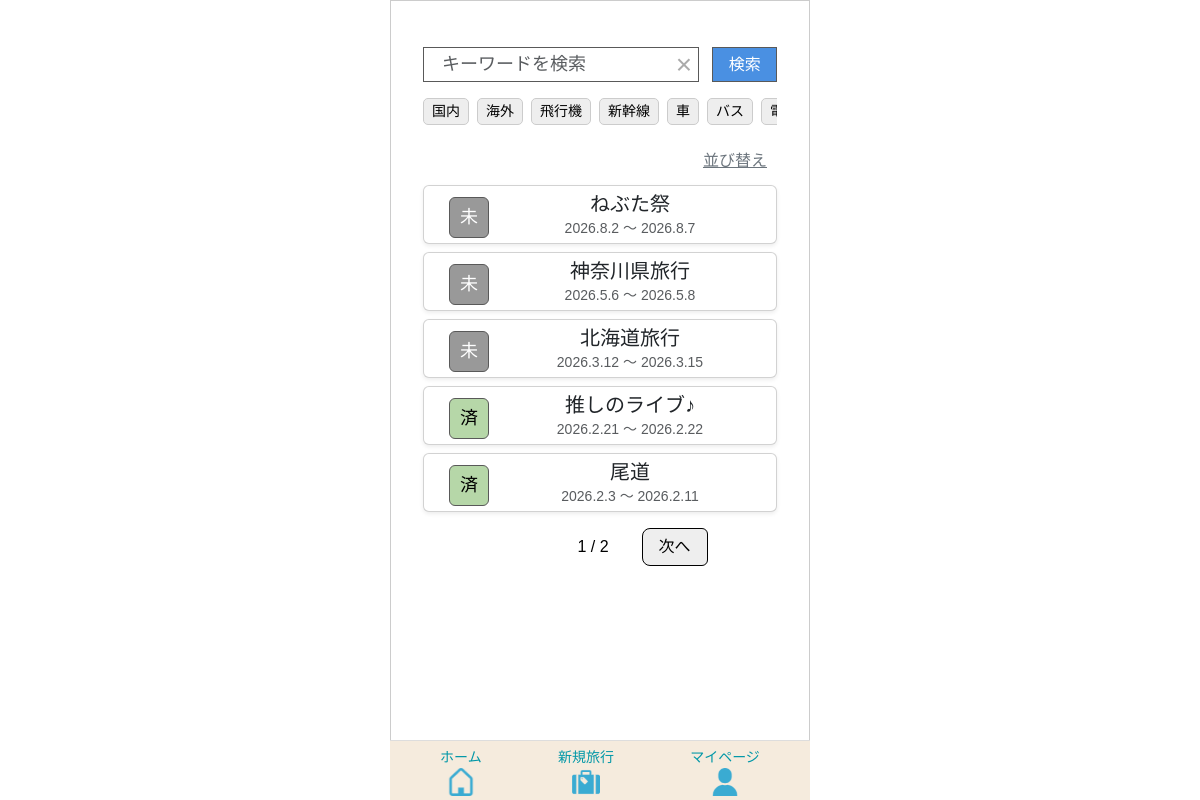
The page /tabipre/home/ (signed in) on the database as committed earlier.
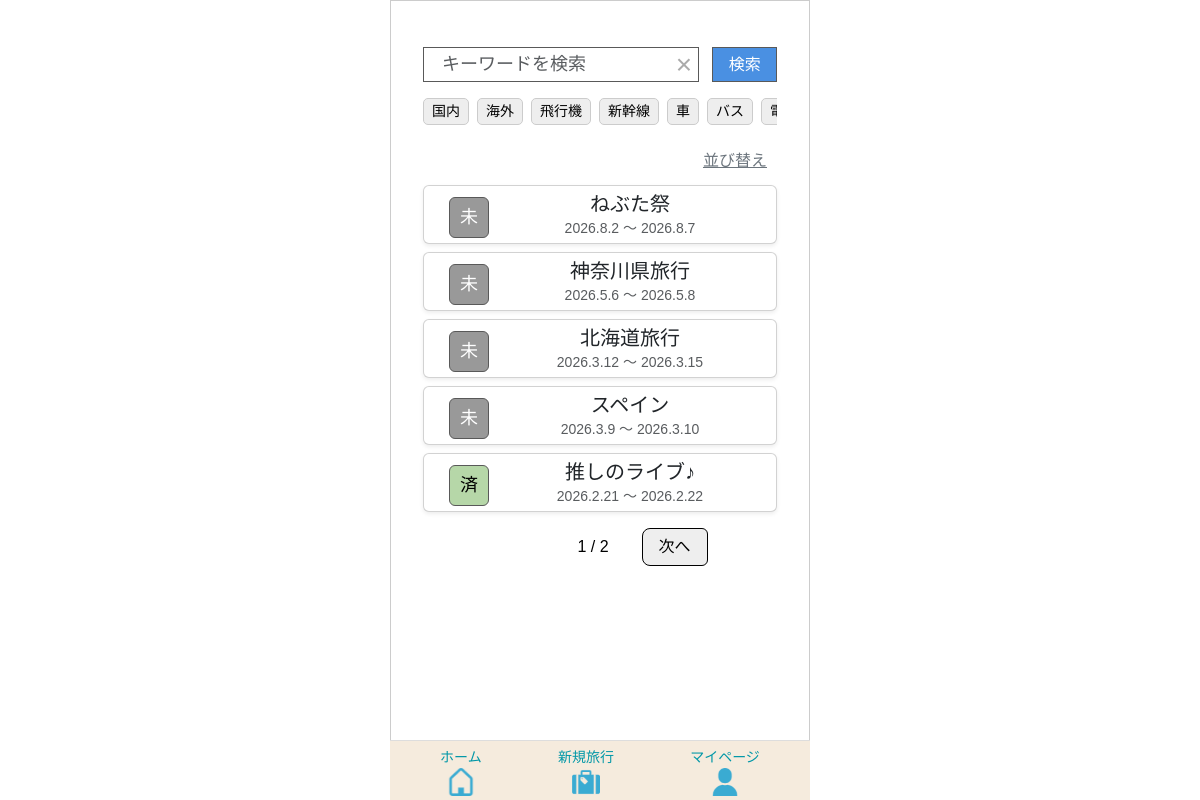
The same page on the database as committed later.
### app/models/travel.py (models this page shows, shortened)
class Transport(models.Model):
    class TransportType(models.IntegerChoices):
     AIRPLANE   = 0, _("飛行機")
     SHINKANSEN = 1, _("新幹線")
     CAR        = 2, _("車")
     BUS        = 3, _("バス")
     TRAIN      = 4, _("電車")
     OTHER      = 5, _("その他")
    transport_id = models.AutoField(
        primary_key=True,
        verbose_name=_("交通手段ID")
    )
    transport_type = models.IntegerField(
    choices=TransportType.choices,
    verbose_name=_("交通手段")
    )
    created_at = models.DateTimeField(
        auto_now_add=True,
        verbose_name=_("作成日")
    )
    updated_at = models.DateTimeField(
       auto_now=True,
        verbose_name=_("更新日")
    )
    class Meta:
        verbose_name = _("交通手段")
        verbose_name_plural = _("交通手段")

class Travel_info(models.Model):
    class StayType(models.IntegerChoices):
        DAY_TRIP = 0, _("日帰り")
        STAY     = 1, _("宿泊")
    class LocationType(models.IntegerChoices):
        DOMESTIC = 0, _("国内")
        OVERSEAS = 1, _("海外")
    class StatusType(models.IntegerChoices):
        NOT_DONE  = 0, _("未")
        COMPLETE  = 1, _("完")
        PROCESSED = 2, _("済")
    travel_info_id = models.AutoField(
        primary_key=True,
        verbose_name=_("旅行情報ID")
    )
    user = models.ForeignKey(
        settings.AUTH_USER_MODEL,
        on_delete=models.CASCADE,
        verbose_name=_("ユーザーID")
    )
    travel_title = models.CharField(
        max_length=100,
        verbose_name=_("旅行タイトル")
    )
    start_date = models.DateField(
        verbose_name=_("開始日")
    )
    end_date = models.DateField(
        verbose_name=_("終了日")
    )
    stay_type = models.IntegerField(
        choices=StayType.choices,
        verbose_name=_("宿泊タイプ")
    )
    location = models.IntegerField(
        choices=LocationType.choices,
        verbose_name=_("場所"),
    )
    memo = models.CharField(
        max_length=230,
        blank=True,
        verbose_name=_("メモ")
    )
    status = models.IntegerField(
        choices=StatusType.choices,
        default=0,
        verbose_name=_("ステータス")
    )
    transport = models.ManyToManyField(
        "Transport",
        through="Travelmode",
        verbose_name=_("交通手段")
    )
    created_at = models.DateTimeField(
        auto_now_add=True,
        verbose_name=_("作成日")
    )
    updated_at = models.DateTimeField(
       auto_now=True,
        verbose_name=_("更新日")
    )
    class Meta:
        verbose_name = _("旅行情報")
        verbose_name_plural = _("旅行情報")

### app/views/home.py (the view)
# urls.py: path('tabipre/home/', HomeView.as_view(), name='home'),
class HomeView(LoginRequiredMixin, TemplateView):
    template_name = "home/home.html"
    login_url = "/"
    def get(self, request, *args, **kwargs):
        if request.session.get("creating_travel"):
            Template.objects.filter(
                travel_info__isnull=True,
                user=request.user
            ).delete()
            request.session["creating_travel"] = False
        keyword = request.GET.get("keyword", "")
        travel_type = request.GET.getlist("travel_type")
        transport_filter = [t for t in request.GET.getlist("transport") if t]
        sort = request.GET.get("sort", "")
        travels = Travel_info.objects.filter(
            user=request.user,
            template__template_source__isnull=True
        )
        if keyword:
            travels = travels.filter(travel_title__icontains=keyword)
        if travel_type:
            travels = travels.filter(location__in=travel_type)
        if transport_filter:
            travels = travels.filter(
                transport__transport_type__in=transport_filter
            )
        today = timezone.now().date()
        completed_travel_ids = (
            TravelItem.objects
            .filter(travel_category__template__travel_info__user=request.user)
            .values("travel_category__template__travel_info")
            .annotate(
                total=Count("id"),
                done=Count("id", filter=Q(item_checked=1))
            )
            .filter(total=F("done"))
            .values_list("travel_category__template__travel_info", flat=True)
        )
        travels = travels.annotate(
            display_status=Case(
                When(end_date__lt=today, then=Value("済")),
                When(travel_info_id__in=completed_travel_ids, then=Value("完")),
                default=Value("未"),
                output_field=CharField()
            )
        )
        travels = travels.annotate(
            status_order=Case(
                When(display_status="完", then=0),
                When(display_status="未", then=1),
                When(display_status="済", then=2),
                default=3,
                output_field=IntegerField(),
            )
        )
        if sort == "title_asc":
            travels = travels.order_by("travel_title")
        elif sort == "title_desc":
            travels = travels.order_by("-travel_title")
        elif sort == "date_asc":
            travels = travels.order_by("start_date")
        elif sort == "date_desc":
            travels = travels.order_by("-start_date")
        else:
            travels = travels.order_by("status_order", "-start_date")
        paginator = Paginator(travels, 5)
        page = request.GET.get("page")
        travels_page = paginator.get_page(page)
        tags = Transport.objects.exclude(
            transport_type=Transport.TransportType.OTHER
        )
        return render(request, self.template_name, {
            "travels": travels_page,
            "keyword": keyword,
            "tags": tags,
            "travel_type": travel_type,
            "transport": transport_filter,
            "sort": sort,
        })

### templates/home/home.html (shortened to what the changed rows need)
{% extends 'base.html' %}
{% load static %}
{% block extra_css %}
{{ block.super }}
<link rel="stylesheet" href="{% static 'tabipre/css/home.css' %}">
{% endblock %}
{% block content %}
<div class="container mt-3">
    <div class="d-flex flex-row flex-nowrap overflow-auto mt-1 mb-2 tag-scroll">
        <a href="#"
           class="tag-badge {% if '0' in travel_type %}selected{% endif %}"
           data-type="travel_type" data-value="0">国内</a>
        <a href="#"
           class="tag-badge {% if '1' in travel_type %}selected{% endif %}"
           data-type="travel_type" data-value="1">海外</a>
        {% for tag in tags %}
            <a href="#"
               class="tag-badge {% if tag.transport_type|stringformat:'s' in transport %}selected{% endif %}"
               data-type="transport"
               data-value="{{ tag.transport_type }}">
                {{ tag.get_transport_type_display }}
            </a>
        {% endfor %}
    </div>
    {% for t in travels %}
        <a href="{% url 'app:travel_detail' t.travel_info_id %}" class="text-decoration-none text-dark">
            <div class="card mb-2 shadow-sm">
                <div class="card-body d-flex align-items-center">
                    <div class="align-items-center">
                        {% if t.display_status == "未" %}
                            <span class="badge-t status-mi">未</span>
                        {% elif t.display_status == "完" %}
                            <span class="badge-t status-kan">完</span>
                        {% elif t.display_status == "済" %}
                            <span class="badge-t status-zumi">済</span>
                        {% endif %}
                    </div>
                    <div class="flex-grow-1 d-flex flex-column justify-content-center text-center">
                        <h5 class="card-title">{{ t.travel_title }}</h5>
                        <p class="card-text text-muted">
                            {{ t.start_date|date:"Y.n.j" }} 〜 {{ t.end_date|date:"Y.n.j" }}
                        </p>
                    </div>
                </div>
            </div>
        </a>
    {% empty %}
        <p class="text-center text-muted">該当する旅行がありません</p>
    {% endfor %}
</div>
{% endblock %}

Rows that differ between the two databases and show on the page:
no longer on this page (row unchanged): Travel_info: shows "済", travel_title "尾道", start_date "2026.2.3", end_date "2026.2.11"
added Travel_info: shows "未", travel_title "スペイン", start_date "2026.3.9", end_date "2026.3.10"
